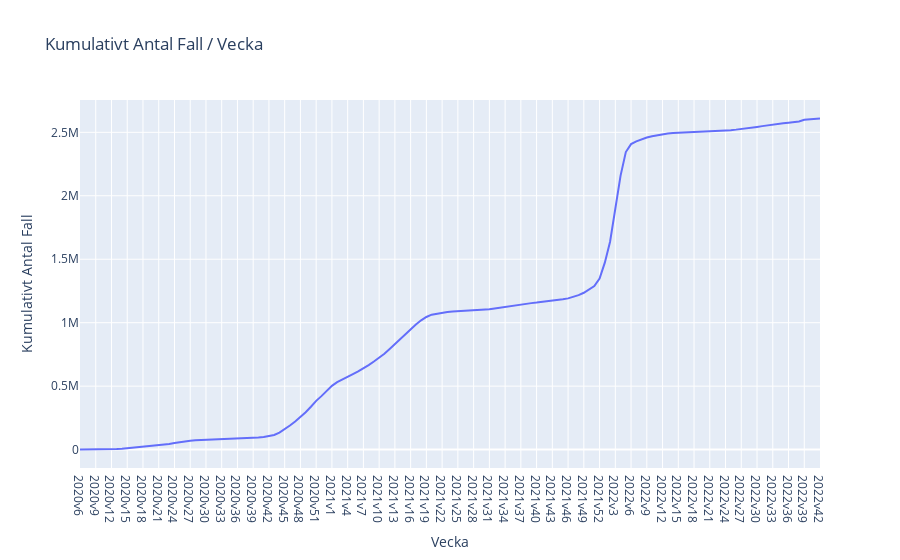

The notebook cell this image was saved under:
### Code cell
fig = px.line(df, x = "Vecka", y = "Kumulativt Antal Fall", title = "Kumulativt Antal Fall / Vecka")
fig.write_html("Visualiseringar/E1_kum_fall_veckovis.html")
fig.show()

### Figure 1 — Plotly figure (JSON) as saved in the notebook; plotly's stock layout.template omitted (floating-point values rounded to 4 significant figures; data arrays with more than 128 entries replaced by an {"elided": "..."} marker saying what was removed)
{"data": [{"hovertemplate": "Vecka=%{x}<br>Kumulativt Antal Fall=%{y}<extra></extra>", "legendgroup": "", "line": {"color": "#636efa", "dash": "solid"}, "marker": {"symbol": "circle"}, "mode": "lines", "name": "", "orientation": "v", "showlegend": false, "type": "scatter", "x": {"elided": "142 str values"}, "xaxis": "x", "y": {"elided": "142 int values"}, "yaxis": "y"}], "layout": {"legend": {"tracegroupgap": 0}, "title": {"text": "Kumulativt Antal Fall / Vecka"}, "xaxis": {"anchor": "y", "domain": [0, 1], "title": {"text": "Vecka"}}, "yaxis": {"anchor": "x", "domain": [0, 1], "title": {"text": "Kumulativt Antal Fall"}}}}
